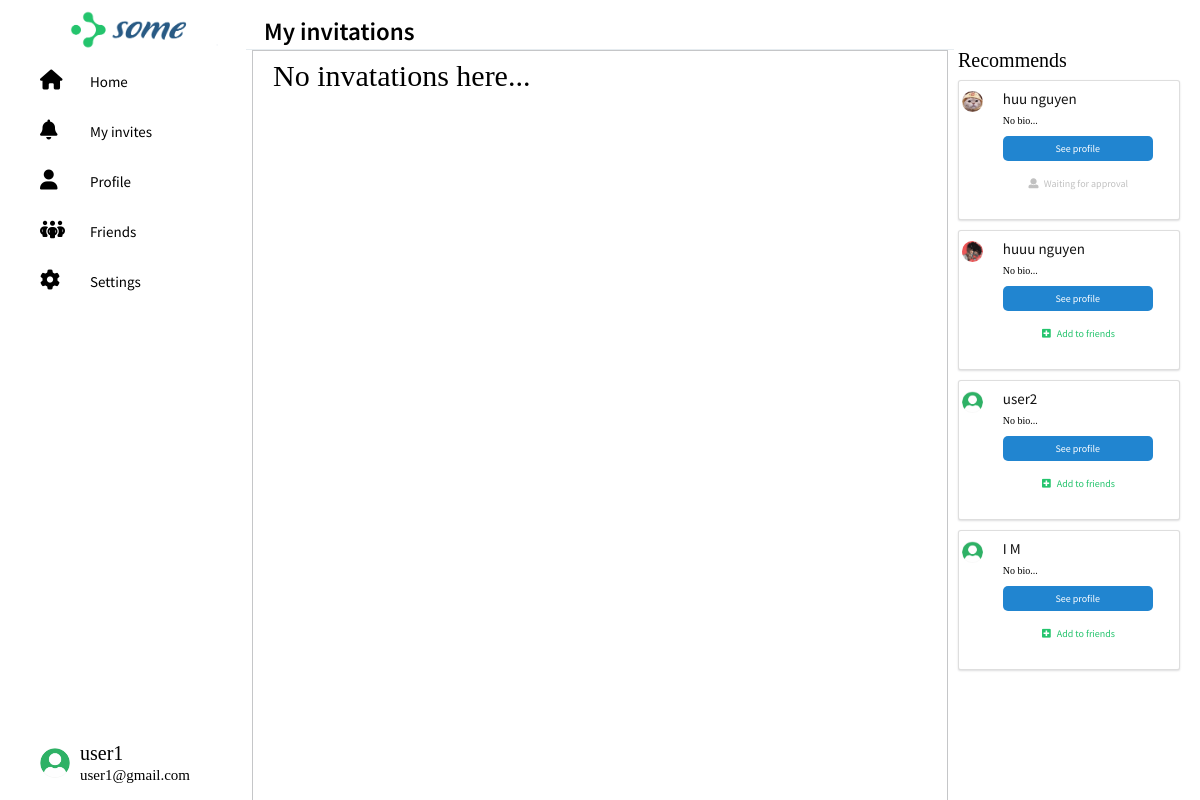
The page /my-invites/ (signed in) on the database its author committed.
### Home/models.py (models this page shows, shortened)
class Profile(models.Model):
    user = models.OneToOneField(User, null=True, on_delete=models.CASCADE)
    bio = models.TextField(default="No bio...", max_length=300, null=True, blank=True)
    ava_pic = models.ImageField(default='default_ava.png', upload_to="profile")
    background_pic = models.ImageField(default='default_background.png', upload_to="profile")
    friends = models.ManyToManyField(User, blank=True, related_name='friends')
    slug = models.SlugField(unique=True, blank=True)
    updated = models.DateTimeField(auto_now=True)
    created = models.DateTimeField(auto_now_add=True)
    objects = ProfileManager()
    def get_fullname(self):
        if self.user.first_name and self.user.last_name:
            return f"{self.user.first_name} {self.user.last_name}"
        return f"{self.user.username}"
    __initial_first_name = None
    __initial_last_name = None
    def __init__(self, *args, **kwargs):
        super().__init__(*args, **kwargs)
        self.__initial_first_name = self.user.first_name
        self.__initial_last_name = self.user.last_name
    def get_absolute_url(self):
        return reverse("profile_detail_view", kwargs={"slug": self.slug})

### Home/views.py (the view)
# urls.py: path('my-invites/', invites_received_view, name='my_invites'),
def invites_received_view(request):
    profile = Profile.objects.get(user=request.user)
    qs = Relationship.objects.invatations_received(profile)
    results = list(map(lambda x: x.sender, qs))
    is_empty = False
    user = request.user
    rel_qs = Profile.objects.get_all_profiles_to_invite(user)
    rel_r = Relationship.objects.filter(sender=profile)
    rel_s = Relationship.objects.filter(receiver=profile)
    rel_receiver = []
    rel_sender = []
    for item in rel_r:
        rel_receiver.append(item.receiver.user)
    for item in rel_s:
        rel_sender.append(item.sender.user)
    if len(results) == 0:
        is_empty = True
    context = {
        'rel_qs': rel_qs,
        'rel_receiver': rel_receiver,
        'rel_sender': rel_sender,
        'qs': results,
        'is_empty': is_empty,
        }
    return render(request, 'my_invites.html', context)

### Home/models.py (called while the page is built)
    def get_all_profiles_to_invite(self, sender):
        profiles = Profile.objects.all().exclude(user=sender)
        profile = Profile.objects.get(user=sender)
        qs = Relationship.objects.filter(Q(sender=profile) | Q(receiver=profile))
        accepted = set([])
        for rel in qs:
            if rel.status == 'accepted':
                accepted.add(rel.receiver)
                accepted.add(rel.sender)
        available = [profile for profile in profiles if profile not in accepted]
        return available

    def invatations_received(self, receiver):
        qs = Relationship.objects.filter(receiver=receiver, status='send')
        return qs

### Home/templates/my_invites.html (shortened to what this page needs)
{% extends 'base.html' %}
{% block title %}
  My invitations
{% endblock %}
{% block content %}
{% if is_empty %}
    <h1 style="font-size: 3rem;">No invatations here...</h1>
{% endif %}
{% endblock %}

### Home/templates/base.html (shortened to what this page needs)
<!DOCTYPE html>
<html lang="en">
	<head>
		{%load static%}
		<link
			rel="stylesheet"
			href="https://cdnjs.cloudflare.com/ajax/libs/font-awesome/6.2.0/css/all.min.css"
 />
		<link rel="stylesheet" type='text/css' href="https://cdnjs.cloudflare.com/ajax/libs/semantic-ui/2.2.14/semantic.min.css">
		<link
			href="https://cdn.jsdelivr.net/npm/bootstrap@5.2.2/dist/css/bootstrap.min.css"
			rel="stylesheet"
 />
		<link rel="stylesheet" href="{% static 'css/reset.css'%}" />
		<link rel="stylesheet" href="{% static 'css/styles.css'%}" />
		<link rel="stylesheet" href="{% static 'css/styles2.css'%}" />
		<link rel="stylesheet" href="{% static 'css/profile.css'%}" />
		<link rel="stylesheet" href="{% static 'css/layout_light.css'%}" />
		<link rel="stylesheet" href="{% static 'css/styles3.css'%}" />
		<link rel="stylesheet" href="{% static 'css/responsive.css'%}" />
	</head>
	<body>
		<div class="socical">
			<img src="{% static 'img/logo_ver2.png'%}" alt="Logo" class="socical--logo" />
			<div class="category">{% include 'category.html' %}</div>
			<nav class="head heading">{% block title %}{% endblock %}</nav>
			<div class="main">{% block content %}{% endblock %}</div>
			<div class="box">{% include 'recommends.html' %}
			{% for obj in rel_qs %}
				<div class="recomment">
					<div class="ui grid">
						<div class="row">
							<div class="three wide column">
								<img src="{{obj.ava_pic.url}}" alt="Avatar" class="ui small circular image">
							</div>
							<div class="thirteen wide column">
								<h3><strong>{{obj.get_fullname}}</strong></h3>
								<br>
								<p>{{obj.bio}}</p>
								<br>
								<a href="{{obj.get_absolute_url}}">
									<button class="button button__effect">See profile</button>
								</a>
								<br><br>
								{% if obj.user not in rel_receiver and obj.user not in rel_sender %}
									<form action="{% url 'send_invite' %}" method="POST">
										<button type="submit" class="button button__add"><i class="plus square icon"></i>
											Add to friends
										</button>
									</form>
								{% endif %}
								{% if obj.user in rel_receiver and request.user not in obj.friends.all %}
									<button class="button"><i class="user icon"></i>
										Waiting for approval
									</button>
								{% endif %}
							</div>
						</div>
					</div>
				</div>
			{% endfor %}
			</div>
		</div>
	</body>
</html>

### Home/templates/category.html (shortened to what this page needs)
{% load static %}
  <div class="category__wrapper">
    <ul class="category-bar">
      <li class="category-item">
        <a class="category--link" href="{% url 'home' %}">
          <i class="fa-solid fa-house category__icon"></i>
          <span class="category__text">Home</span>
        </a>
      </li>
      <li class="category-item">
        <a class="category--link" href="{% url 'my_invites' %}">
          <i class="fa-solid fa-bell category__icon"></i>
          <span class="category__text">My invites</span>
        </a>
      </li>
      <li class="category-item">
        <a class="category--link" href="{% url 'profile' %}">
          <i class="fa-solid fa-user category__icon"></i>
          <span class="category__text">Profile</span>
        </a>
      </li>
      <li class="category-item">
        <a class="category--link" href="{% url 'friends_profiles_views' %}">
          <i class="fa-solid fa-people-group category__icon"></i>
          <span class="category__text">Friends</span>
        </a>
      </li>
      <div class="category-item item_setting"  onmouseover="mouseOverToggle()" onmouseleave="mouseOutToggle()">
        <a class="category--link">
          <i class="fa-solid fa-gear category__icon"></i>
          <span class="category__text" data-toggle="bottom-left">Settings</span>
        </a>
      </div>
    </div>
    {% if user.username %}
      <div class="infor">
        <div class="infor__wrap">
          {% if user.profile.ava_pic %}
          <a href="{% url 'profile' %}">
            <img src="{{user.profile.ava_pic.url}}" alt="Avatar_small" class="infor__avatar" />
          </a>
          {% else %}
            <img src="{% static 'img/default_ava.png' %}" alt="Avatar_small" class="infor__avatar" />
          {% endif %}
          <div class="infor__block">
            <a href="{% url 'profile' %}" style="color:black;">
            <h3 class="infor__stitle">{{user.profile.get_fullname}}</h3>
          </a>
            <span class="infor__desc">{{user.email}}</span>
          </div>
        </div>
      </div>
    {% endif %}

### static/css/styles.css (style rules this page uses)
b, strong { font-weight: bolder; font-size: 15px; }
.head { height: 4vh; }
.heading { position: fixed; width: 47.255%; top: 0px; padding: 18px; border-bottom: .5px solid #e6ecf0; line-height: .7em; font-weight: 800; background-color: #121212; z-index: 1000; }

### static/css/styles2.css (style rules this page uses)
.small { font-size: small; }

### static/css/profile.css (style rules this page uses)
b, strong { color: #121212; font-weight: bolder; font-size: 15px; }
.head { height: 4vh; }

### static/css/layout_light.css (style rules this page uses)
html { font-size: 62.5%; }
* { box-sizing: border-box; }
body { font-weight: normal; background-color: #ffffff; min-height: 100vh; max-width: 100%; min-height: 100vh; }
a { text-decoration: none; }
img { display: block; max-width: 100%; }
input, textarea, button, select { padding: 3rem; font-family: "Poppins", sans-serif; font-weight: normal; outline: none; }
.socical { width: 100%; height: 100vh; background-color: #ffffff; padding: 5rem 5rem 0 5rem; color: #000000; position: relative; display: grid; grid-template-columns: 20% 60% 20%; }
.socical--logo { content: ""; position: absolute; left: 7rem; top: 3rem; transform: translateY(-50%); cursor: pointer; width: 20rem; height: 40px; }
.socical .category { padding: 2rem 2rem 2rem 2rem; font-size: 2rem; position: relative; }
.socical .category-item { height: 100%; width: 100%; margin-bottom: 2rem; cursor: pointer; transition: all 0.2s linear; }
.socical .category__icon { margin: 0; width: 3rem; height: 3rem; }
.socical .category__text { margin-left: 1.5rem; font-size: 1.5rem; }
.socical .category--link { color: #000000; }
.socical .infor { display: flex; align-items: center; justify-content: space-between; flex-direction: row; flex-wrap: wrap; width: 75%; position: absolute; top: 95%; transform: translateY(-50%); }
.socical .infor__avatar { width: 3rem; height: 3rem; border-radius: 3rem; object-fit: cover; }
.socical .infor__wrap { display: flex; align-items: center; justify-content: flex-start; flex-direction: row; flex-wrap: nowrap; }
.socical .infor__desc { font-size: 1.5rem; }
.socical .infor__block { margin-left: 1rem; }
.socical .main { border-left: 1px solid #c5c6c8; border-right: 1px solid #c5c6c8; border-top: 1px solid #c5c6c8; padding: 1rem 2rem 0 2rem; overflow-y: auto; }
.socical .box { padding-left: 4rem; }

### static/css/styles3.css (style rules this page uses)
.recomment { width: 100%; height: 14rem; display: flex; align-items: flex-start; justify-content: center; flex-direction: row; flex-wrap: nowrap; position: relative; background: #fff; box-shadow: 0 1px 2px 0 rgba(34, 36, 38, 0.15); margin: 1rem 0; padding: 1em 1em; border-radius: 0.28571429rem; border: 1px solid rgba(34, 36, 38, 0.15); }
.button { width: 15rem; height: 2.5rem; display: inline-block; min-height: 1em; outline: 0; border: none; padding: 0.5rem; border-radius: 5px; border: 10px #197; font-weight: bold; font-size: 1rem; cursor: pointer; transition: all 0.2s linear; text-shadow: none; background-image: none; color: rgb(193, 193, 193); background-color: #ffffff; box-shadow: 0 0 0 0 rgba(34, 36, 38, 0.15) inset; }
.button__effect { background-color: #2185d0; color: #fff; }
.button__add { transition: all 0.2s linear; background-color: #ffffff; color: rgb(36, 196, 109); border: 1px rgb(36, 196, 109); }
.heading { position: fixed; font-size: 2.5rem; width: 57%; height: 50px; top: 5px; left: 22%; padding: 1.8rem; line-height: 0.7em; font-weight: 800; background-color: #ffffff; z-index: 1000; }

### static/css/responsive.css (style rules this page uses)
:root { --forn_text: "Source Sans Pro", sans-serif; }
.head.heading { font-family: var(--forn_text); font-weight: 600; }
.category__text { font-family: var(--forn_text); font-weight: 400; }
.button { font-family: var(--forn_text); font-weight: 400; }
b, strong { font-family: var(--forn_text); font-weight: 500; }
@media screen and (max-width: 1365px) { .socical { transition: all 0.2s linear; display: grid; grid-template-columns: 1fr 3fr 1fr; } }
@media screen and (max-width: 1365px) { .heading { width: 56%; } }
@media screen and (max-width: 1280px) { .socical { transition: all 0.2s linear; display: grid; grid-template-columns: 1fr 3fr 1fr; padding: 5rem 2rem 0rem 2rem; } }
@media screen and (max-width: 1280px) { .socical .box { padding: 0rem 0rem 0rem 1rem; } }
@media screen and (max-width: 1280px) { .heading { font-size: 2.5rem; width: 59%; height: 45px; top: 5px; left: 20.5%; } }

### rows shown on the page
Profile: ava_pic (picture), get_fullname "huu nguyen", bio "No bio...", shows "Waiting for approval"
Profile: ava_pic (picture), get_fullname "huuu nguyen", bio "No bio..."
Profile: ava_pic (placeholder picture), get_fullname "user2", bio "No bio..."
Profile: ava_pic (placeholder picture), get_fullname "I M", bio "No bio..."

### other values the page prints
{{ user.profile.get_fullname }} "user1"
{{ user.email }} "user1@gmail.com"
